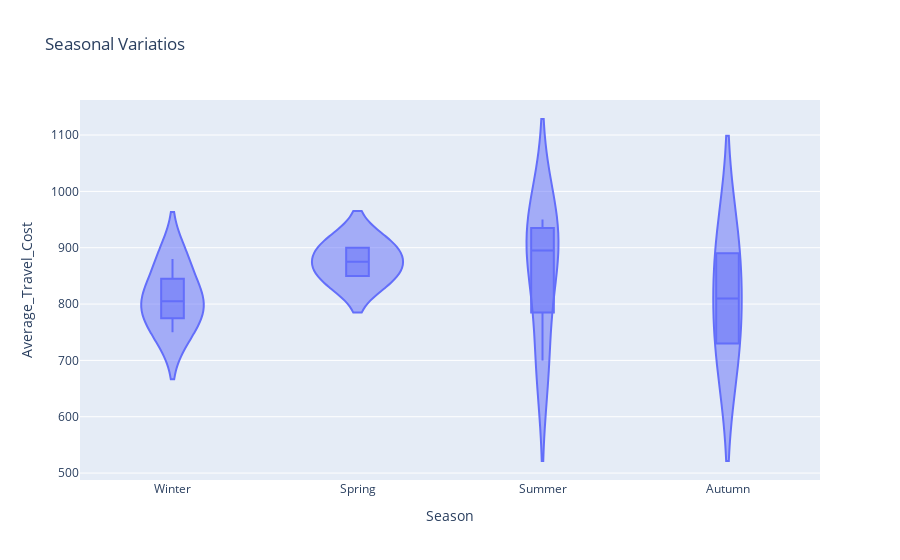

The notebook cell this image was saved under:
### Markdown cell above
## Violin Plot

### Code cell
fig4 = px.violin(df, x = 'Season', y = 'Average_Travel_Cost', box = True, title = 'Seasonal Variatios')
fig4.show()

### Figure 1 — Plotly figure (JSON) as saved in the notebook; plotly's stock layout.template omitted (floating-point values rounded to 4 significant figures)
{"data": [{"alignmentgroup": "True", "box": {"visible": true}, "hovertemplate": "Season=%{x}<br>Average_Travel_Cost=%{y}<extra></extra>", "legendgroup": "", "marker": {"color": "#636efa"}, "name": "", "offsetgroup": "", "orientation": "v", "scalegroup": "True", "showlegend": false, "type": "violin", "x": ["Winter", "Winter", "Spring", "Spring", "Summer", "Summer", "Summer", "Summer", "Autumn", "Autumn", "Winter", "Winter"], "x0": " ", "xaxis": "x", "y": [800, 750, 900, 850, 700, 950, 920, 870, 890, 730, 810, 880], "y0": " ", "yaxis": "y"}], "layout": {"legend": {"tracegroupgap": 0}, "title": {"text": "Seasonal Variatios"}, "violinmode": "group", "xaxis": {"anchor": "y", "domain": [0, 1], "title": {"text": "Season"}}, "yaxis": {"anchor": "x", "domain": [0, 1], "title": {"text": "Average_Travel_Cost"}}}}
